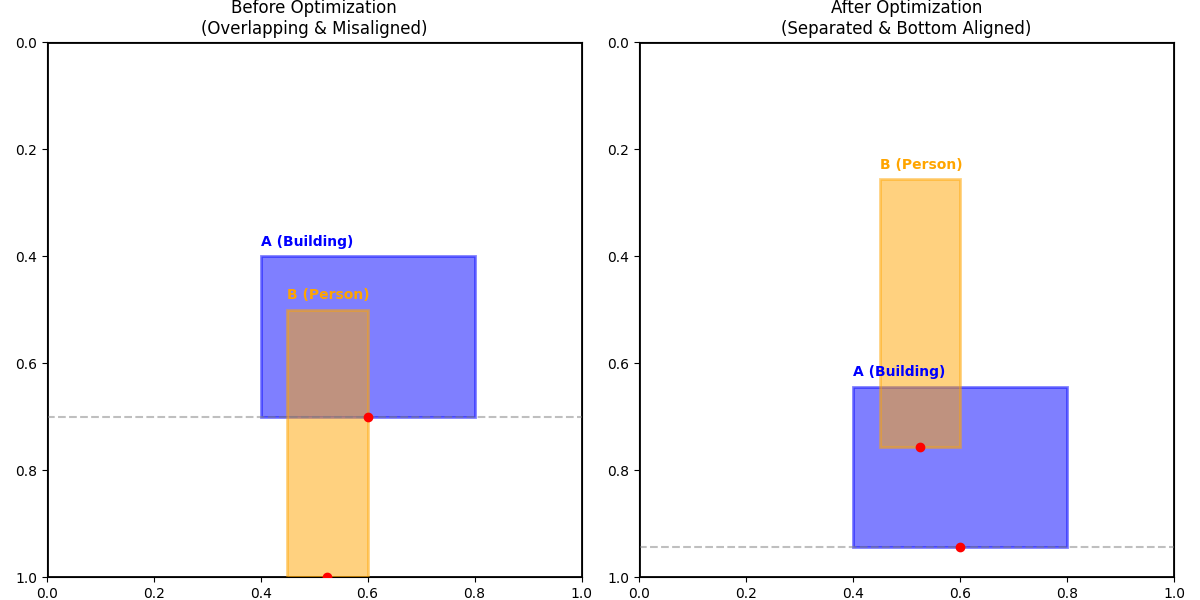

This chart was generated by the following Python code:
"""
README:

This script is used to test the optimization of the layout of the boxes.
The boxes are initialized with random positions and fixed sizes.
The optimization is performed by minimizing the loss function.
The loss function is the sum of the following three terms:
1. The alignment loss of the bottom of the boxes.
2. The overlap loss of the boxes.
3. The boundary loss of the boxes.


Disadvantages:
1. we cannot control the relationship between the boxes.
"""

import torch
import torch.nn as nn
import torch.optim as optim
import matplotlib.pyplot as plt
import matplotlib.patches as patches

# ==========================================
# 1. 定义核心优化逻辑
# ==========================================

def get_bboxes(xy, wh):
    """辅助函数：将中心/角点转换为 x_min, y_min, x_max, y_max"""
    # 假设 xy 是左上角坐标
    x, y = xy[:, 0], xy[:, 1]
    w, h = wh[:, 0], wh[:, 1]
    return x, y, x + w, y + h

def calculate_loss(xy, wh):
    """计算总能量（Loss）"""
    x_min, y_min, x_max, y_max = get_bboxes(xy, wh)
    
    # --- A. 底部对齐 Loss (Bottom Alignment) ---
    # 我们希望两个 Box 的底部 (y_max) 在同一水平线
    # 假设坐标系原点在左上角，y 向下增加，则 y_max 代表底部
    l_align = (y_max[0] - y_max[1]) ** 2
    
    # --- B. 防重叠 Loss (Overlap) ---
    # 计算交集面积
    inter_x1 = torch.max(x_min[0], x_min[1])
    inter_y1 = torch.max(y_min[0], y_min[1])
    inter_x2 = torch.min(x_max[0], x_max[1])
    inter_y2 = torch.min(y_max[0], y_max[1])
    
    inter_w = torch.relu(inter_x2 - inter_x1)
    inter_h = torch.relu(inter_y2 - inter_y1)
    l_overlap = inter_w * inter_h
    
    # --- C. 边界 Loss (Boundary) ---
    # 限制在 [0, 1] 范围内
    l_bound = (torch.relu(-x_min).sum() + torch.relu(x_max - 1).sum() +
               torch.relu(-y_min).sum() + torch.relu(y_max - 1).sum())

    # 总 Loss 加权
    total_loss = 20.0 * l_align + 50.0 * l_overlap + 10.0 * l_bound
    return total_loss

# ==========================================
# 2. 初始化数据与优化器
# ==========================================

# 场景：
# Box A (蓝色): 宽大的背景物体 (e.g. 房子)
# Box B (橙色): 细高的前景物体 (e.g. 树/人)
# 初始状态：两者重叠，且底部没有对齐
initial_wh = torch.tensor([
    [0.4, 0.3],  # Box A w, h
    [0.15, 0.5]  # Box B w, h
])
initial_xy = torch.tensor([
    [0.4, 0.4],  # Box A x, y (故意放在中间)
    [0.45, 0.5]  # Box B x, y (故意重叠)
])

# 记录初始状态用于绘图
start_xy = initial_xy.clone()

# 设置可优化参数
boxes_xy = nn.Parameter(initial_xy.clone())
optimizer = optim.Adam([boxes_xy], lr=0.02)

# ==========================================
# 3. 执行推理时优化
# ==========================================

print("开始优化布局...")
steps = 200
for i in range(steps):
    optimizer.zero_grad()
    loss = calculate_loss(boxes_xy, initial_wh)
    loss.backward()
    optimizer.step()
    
    # 可选：每一步都 Clamp 一下防止跑太远，或者依靠 Boundary Loss 拉回来
    # with torch.no_grad():
    #     boxes_xy.clamp_(0, 1)

final_xy = boxes_xy.detach()
print("优化完成。")

# ==========================================
# 4. 可视化绘图
# ==========================================

def draw_boxes(ax, xy, wh, title, colors):
    ax.set_title(title)
    ax.set_xlim(0, 1)
    ax.set_ylim(0, 1)
    ax.invert_yaxis() # 图像坐标系：原点在左上角
    ax.set_aspect('equal')
    
    # 画画布边框
    ax.add_patch(patches.Rectangle((0, 0), 1, 1, fill=False, edgecolor='black', linewidth=2))

    # 获取数据
    x = xy[:, 0].numpy()
    y = xy[:, 1].numpy()
    w = wh[:, 0].numpy()
    h = wh[:, 1].numpy()

    labels = ['A (Building)', 'B (Person)']
    
    # 计算底部位置用于画辅助线
    bottoms = y + h
    
    for i in range(len(x)):
        # 画矩形
        rect = patches.Rectangle((x[i], y[i]), w[i], h[i], 
                                 linewidth=2, edgecolor=colors[i], facecolor=colors[i], alpha=0.5)
        ax.add_patch(rect)
        # 标字
        ax.text(x[i], y[i]-0.02, labels[i], color=colors[i], fontsize=10, weight='bold')
        # 画底部点
        ax.scatter(x[i] + w[i]/2, y[i] + h[i], color='red', zorder=5)

    # 画一条虚线表示 Box A 的底部，看 B 是否对齐
    ax.axhline(bottoms[0], color='gray', linestyle='--', alpha=0.5, label='Alignment Line')

fig, (ax1, ax2) = plt.subplots(1, 2, figsize=(12, 6))

# 绘制初始状态
draw_boxes(ax1, start_xy, initial_wh, "Before Optimization\n(Overlapping & Misaligned)", ['blue', 'orange'])

# 绘制优化后状态
draw_boxes(ax2, final_xy, initial_wh, "After Optimization\n(Separated & Bottom Aligned)", ['blue', 'orange'])

plt.tight_layout()
plt.savefig('test.png')
# plt.show()
